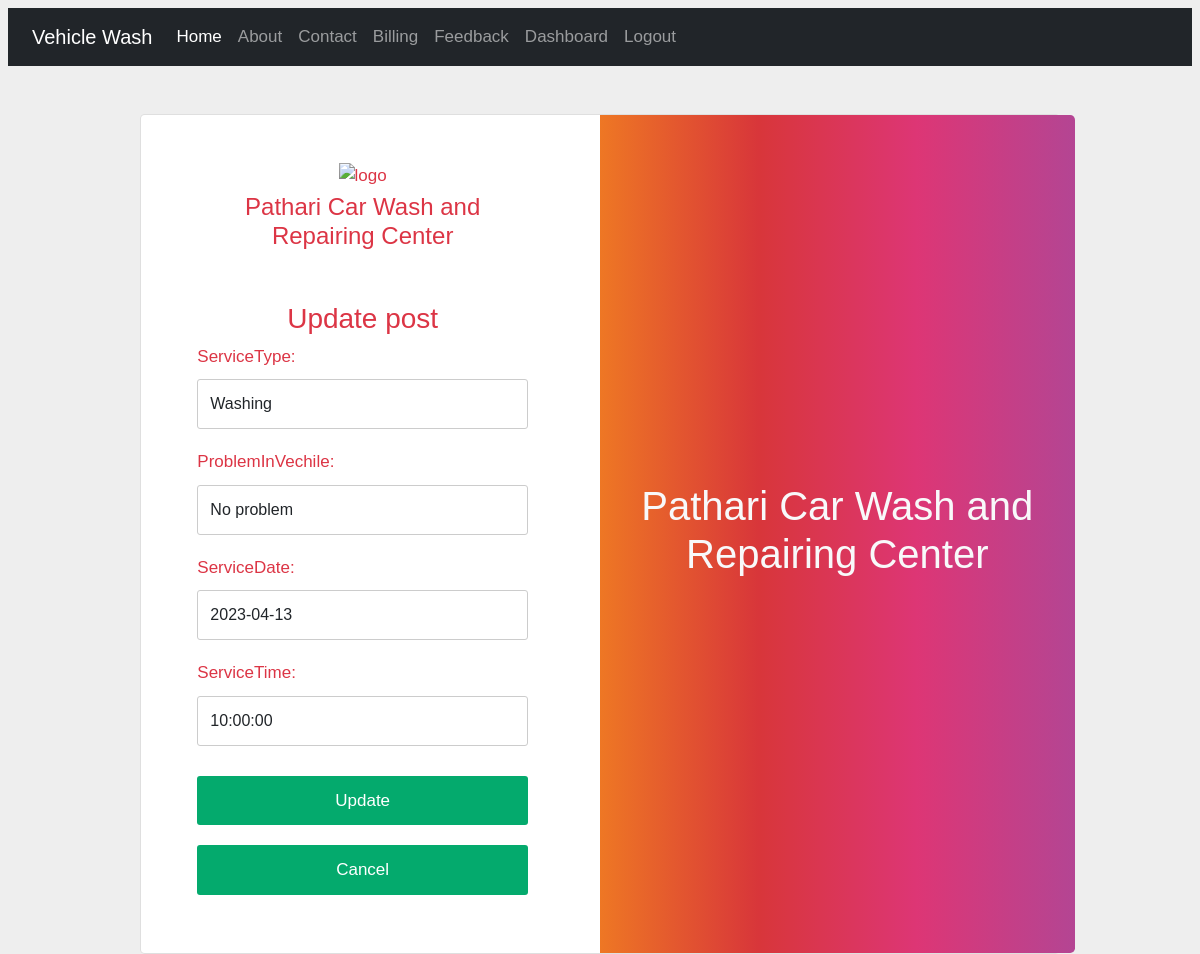
The app's page /vehicle/updatepost/12/ (signed in) with its own data.
### home/models.py (models this page shows)
class ServiceBook(models.Model):
    serviceType = models.CharField(max_length=100)
    problemInVechile = models.TextField()
    serviceDate = models.DateField(default= date.today())
    serviceTime = models.TimeField(default= datetime.now().strftime('%H:%M'))
    bookingStatus = models.CharField(max_length=50, default='requested')
    userid = models.ForeignKey(User, on_delete=models.CASCADE,null=True)

### home/views.py (the view)
# urls.py: path('updatepost/<int:id>/',views.update_booking, name= 'updatepost'),
def update_booking(request,id):
    if request.user.is_authenticated:
        if request.method == 'POST':
            pi = ServiceBook.objects.get(pk=id)
            form = postForm(request.POST, instance=pi)
            if form.is_valid():
                form.save()
                if form is not None:
                    messages.success(request,'Booking is Updated Successfully!!')
        else:
            pi = ServiceBook.objects.get(pk=id)
            form = postForm(instance=pi)
        return render(request, 'vehicle/updatepost.html',{'form':form})
    else:
        return HttpResponseRedirect('/vehicle/login/')

### home/forms.py
class postForm(forms.ModelForm):
    class Meta:
        model = ServiceBook
        fields = ['serviceType','problemInVechile','serviceDate','serviceTime']
        widgets = {
                    'serviceType': forms.TextInput(attrs={'class':'form-control'}),
                    'problemInVechile': forms.TextInput(attrs={'class':'form-control'}),
                    'serviceDate': forms.DateInput(attrs={'class':'form-control'}),
                    'serviceTime': forms.TimeInput(attrs={'class':'form-control'})
                }

### home/templates/vehicle/updatepost.html (shortened to what this page needs)
{% extends 'vehicle/base.html' %}
{% load static %}
{% block content %}
<section class="h-100 gradient-form" style="background-color: #eee;">
    <div class="container py-5 h-100">
      <div class="row d-flex justify-content-center align-items-center h-100">
        <div class="col-xl-10">
          <div class="card rounded-3 text-danger">
            <div class="row g-0">
              <div class="col-lg-6">
                <div class="card-body p-md-5 mx-md-4">
                  <div class="text-center text-danger">
                    <img src="https://mdbcdn.b-cdn.net/img/Photos/new-templates/bootstrap-login-form/lotus.webp"
                      style="width: 185px;" alt="logo">
                    <h4 class="mt-1 mb-5 pb-1">Pathari Car Wash and Repairing Center</h4>
                  </div>
        <h3 class="text-center text-danger">Update post</h3>
      <form action="" method="post" novalidate>
          {% for fm in form %}
              <div class="form-group">
              {{fm.label_tag}} {{fm}}
              </div>
          {% endfor %}
          <input type="submit" value="Update" class="btn btn-success">
          <a href="{% url 'dashboard' %}" class="btn btn-danger"> Cancel </a>
                </form>
                </div>
            </div>
              <div class="col-lg-6 d-flex align-items-center gradient-custom-2">
                <div class="text-center">
                  <h1 class="text-light">Pathari Car Wash and Repairing Center</h1>
                </div>
              </div>
            </div>
          </div>
        </div>
      </div>
    </div>
  </section>
{% endblock content %}

### home/static/blog/css/login.css (style rules this page uses)
.gradient-custom-2 { background: #fccb90; background: -webkit-linear-gradient(to right, #ee7724, #d8363a, #dd3675, #b44593); background: linear-gradient(to right, #ee7724, #d8363a, #dd3675, #b44593); }
@media (min-width: 768px) { .gradient-form { height: 100vh !important; } }
@media (min-width: 769px) { .gradient-custom-2 { border-top-right-radius: .3rem; border-bottom-right-radius: .3rem; } }

### home/static/blog/css/style.css (style rules this page uses)
body { background-color:#eee; color:antiquewhite; }
body { font-family: Arial; font-size: 17px; padding: 8px; }
* { box-sizing: border-box; }
.row { display: -ms-flexbox; display: flex; -ms-flex-wrap: wrap; flex-wrap: wrap; margin: 0 -16px; }
.container { padding: 5px 20px 15px 20px; }
input[type=text] { width: 100%; margin-bottom: 20px; padding: 12px; border: 1px solid #ccc; border-radius: 3px; }
label { margin-bottom: 10px; display: block; }
.btn { background-color: #04AA6D; color: white; padding: 12px; margin: 10px 0; border: none; width: 100%; border-radius: 3px; cursor: pointer; font-size: 17px; }
a { color: #2196F3; }

### records on screen
ServiceBook: form "Washing" "No problem" "2023-04-13" "10:00:00"

### other values on screen
{{ fm.label_tag }} "ServiceType:" "ProblemInVechile:" "ServiceDate:" "ServiceTime:"
